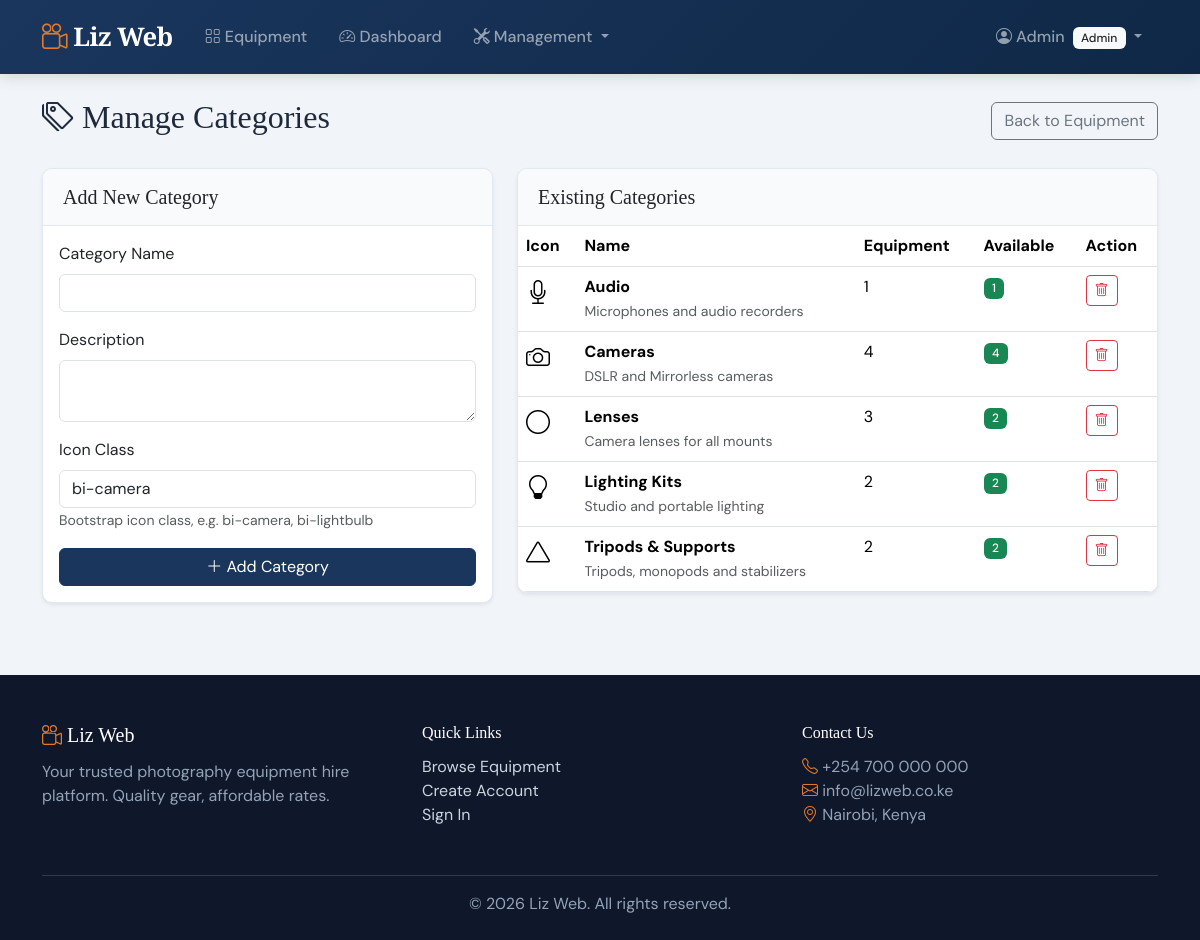
The app's page /equipment/categories/ (signed in) with its own data.
### accounts/models.py (models this page shows, shortened)
class User(AbstractUser):
    class Role(models.TextChoices):
        ADMIN = 'admin', 'Admin'
        STAFF = 'staff', 'Staff'
        CUSTOMER = 'customer', 'Customer'
    role = models.CharField(
        max_length=10,
        choices=Role.choices,
        default=Role.CUSTOMER,
    )
    phone_number = models.CharField(max_length=15, blank=True)
    id_number = models.CharField(max_length=20, blank=True, verbose_name='ID Number')
    address = models.TextField(blank=True)
    date_joined = models.DateTimeField(auto_now_add=True)
    class Meta:
        ordering = ['-date_joined']

### equipment/models.py (models this page shows, shortened)
class Category(models.Model):
    name = models.CharField(max_length=100)
    description = models.TextField(blank=True)
    icon = models.CharField(max_length=50, default='bi-camera', help_text='Bootstrap icon class')
    created_at = models.DateTimeField(auto_now_add=True)
    class Meta:
        verbose_name_plural = 'Categories'
        ordering = ['name']
    @property
    def available_count(self):
        return self.equipment_set.filter(status='available').count()
    @property
    def total_count(self):
        return self.equipment_set.count()

### equipment/views.py (the view)
# urls.py: path('categories/', views.category_manage, name='category_manage'),
@login_required
@admin_required
def category_manage(request):
    categories = Category.objects.all()
    if request.method == 'POST':
        form = CategoryForm(request.POST)
        if form.is_valid():
            form.save()
            messages.success(request, 'Category added successfully!')
            return redirect('category_manage')
    else:
        form = CategoryForm()
    return render(request, 'equipment/categories.html', {'categories': categories, 'form': form})

### equipment/forms.py
class CategoryForm(forms.ModelForm):
    class Meta:
        model = Category
        fields = ['name', 'description', 'icon']
        widgets = {
            'name': forms.TextInput(attrs={'class': 'form-control'}),
            'description': forms.Textarea(attrs={'class': 'form-control', 'rows': 2}),
            'icon': forms.TextInput(attrs={'class': 'form-control', 'placeholder': 'e.g. bi-camera'}),
        }

### accounts/templatetags/role_tags.py (called while the page is built)
@register.filter
def has_role(user, role):
    if not user.is_authenticated:
        return False
    return user.role == role

@register.filter
def is_staff_or_admin(user):
    if not user.is_authenticated:
        return False
    return user.role in ('staff', 'admin')

### templates/equipment/categories.html (shortened to what this page needs)
{% extends 'base.html' %}
{% block content %}
<div class="d-flex justify-content-between align-items-center mb-4">
    <h2><i class="bi bi-tags"></i> Manage Categories</h2>
    <a href="{% url 'equipment_manage' %}" class="btn btn-outline-secondary">Back to Equipment</a>
</div>
<div class="row g-4">
    <div class="col-md-5">
        <div class="card shadow-sm">
            <div class="card-header"><h5 class="mb-0">Add New Category</h5></div>
            <div class="card-body">
                <form method="post">
                    <div class="mb-3">
                        <label class="form-label">Category Name</label>
                        {{ form.name }}
                    </div>
                    <div class="mb-3">
                        <label class="form-label">Description</label>
                        {{ form.description }}
                    </div>
                    <div class="mb-3">
                        <label class="form-label">Icon Class</label>
                        {{ form.icon }}
                        <small class="text-muted">Bootstrap icon class, e.g. bi-camera, bi-lightbulb</small>
                    </div>
                    <button type="submit" class="btn btn-primary w-100"><i class="bi bi-plus-lg"></i> Add Category</button>
                </form>
            </div>
        </div>
    </div>
    <div class="col-md-7">
        <div class="card shadow-sm">
            <div class="card-header"><h5 class="mb-0">Existing Categories</h5></div>
            <div class="table-responsive">
                <table class="table table-hover mb-0">
                    <thead><tr><th>Icon</th><th>Name</th><th>Equipment</th><th>Available</th><th>Action</th></tr></thead>
                    <tbody>
                        {% for cat in categories %}
                        <tr>
                            <td><i class="bi {{ cat.icon }} fs-4"></i></td>
                            <td><strong>{{ cat.name }}</strong><br><small class="text-muted">{{ cat.description|truncatewords:10 }}</small></td>
                            <td>{{ cat.total_count }}</td>
                            <td><span class="badge bg-success">{{ cat.available_count }}</span></td>
                            <td>
                                <form method="post" action="{% url 'category_delete' cat.pk %}" class="d-inline"
                                      onsubmit="return confirm('Delete {{ cat.name }}?')">
                                    <button type="submit" class="btn btn-sm btn-outline-danger"><i class="bi bi-trash"></i></button>
                                </form>
                            </td>
                        </tr>
                        {% empty %}
                        <tr><td colspan="5" class="text-center text-muted py-3">No categories yet.</td></tr>
                        {% endfor %}
                    </tbody>
                </table>
            </div>
        </div>
    </div>
</div>
{% endblock %}

### templates/base.html (shortened to what this page needs)
{% load static %}
{% load role_tags %}
<!DOCTYPE html>
<html lang="en">
<head>
    <link href="https://cdn.jsdelivr.net/npm/bootstrap@5.3.3/dist/css/bootstrap.min.css" rel="stylesheet">
    <link href="https://cdn.jsdelivr.net/npm/bootstrap-icons@1.11.3/font/bootstrap-icons.min.css" rel="stylesheet">
    <link rel="stylesheet" href="{% static 'css/style.css' %}">
</head>
<body>
    <nav class="navbar navbar-expand-lg navbar-dark liz-navbar sticky-top">
        <div class="container">
            <a class="navbar-brand liz-brand" href="{% url 'home' %}">
                <i class="bi bi-camera-reels"></i> Liz Web
            </a>
            <div class="collapse navbar-collapse" id="navContent">
                <ul class="navbar-nav me-auto">
                    <li class="nav-item">
                        <a class="nav-link" href="{% url 'equipment_list' %}"><i class="bi bi-grid"></i> Equipment</a>
                    </li>
                    {% if user.is_authenticated %}
                        <li class="nav-item">
                            <a class="nav-link" href="{% url 'dashboard' %}"><i class="bi bi-speedometer2"></i> Dashboard</a>
                        </li>
                        {% if user|is_staff_or_admin %}
                        <li class="nav-item dropdown">
                            <a class="nav-link dropdown-toggle" href="#" data-bs-toggle="dropdown">
                                <i class="bi bi-tools"></i> Management
                            </a>
                        </li>
                        {% endif %}
                    {% endif %}
                </ul>
                <ul class="navbar-nav">
                    {% if user.is_authenticated %}
                    <li class="nav-item dropdown">
                        <a class="nav-link dropdown-toggle" href="#" data-bs-toggle="dropdown">
                            <i class="bi bi-person-circle"></i> {{ user.first_name|default:user.username }}
                            <span class="badge bg-light text-dark ms-1">{{ user.get_role_display }}</span>
                        </a>
                    </li>
                    {% else %}
                    <li class="nav-item"><a class="nav-link" href="{% url 'login' %}"><i class="bi bi-box-arrow-in-right"></i> Login</a></li>
                    <li class="nav-item"><a class="btn btn-outline-light btn-sm ms-2 mt-1" href="{% url 'register' %}">Sign Up</a></li>
                    {% endif %}
                </ul>
            </div>
        </div>
    </nav>
    <main class="{% block main_class %}container py-4{% endblock %}">
        {% block content %}{% endblock %}
    </main>
    <footer class="liz-footer mt-5">
        <div class="container">
            <div class="row">
                <div class="col-md-4 mb-3">
                    <h5><i class="bi bi-camera-reels"></i> Liz Web</h5>
                    <p>Your trusted photography equipment hire platform. Quality gear, affordable rates.</p>
                </div>
                <div class="col-md-4 mb-3">
                    <h6>Quick Links</h6>
                    <ul class="list-unstyled">
                        <li><a href="{% url 'equipment_list' %}">Browse Equipment</a></li>
                        <li><a href="{% url 'register' %}">Create Account</a></li>
                        <li><a href="{% url 'login' %}">Sign In</a></li>
                    </ul>
                </div>
                <div class="col-md-4 mb-3">
                    <h6>Contact Us</h6>
                    <p>
                        <i class="bi bi-telephone"></i> +254 700 000 000<br>
                        <i class="bi bi-envelope"></i> info@lizweb.co.ke<br>
                        <i class="bi bi-geo-alt"></i> Nairobi, Kenya
                    </p>
                </div>
            </div>
            <hr>
            <p class="text-center mb-0">&copy; 2026 Liz Web. All rights reserved.</p>
        </div>
    </footer>
</body>
</html>

### static/css/style.css (style rules this page uses)
:root { --liz-primary: #1a365d; --liz-secondary: #2d6a4f; --liz-accent: #e07a2f; --liz-dark: #0f172a; --liz-light: #f8fafc; --liz-border: #e2e8f0; }
body { font-family: 'DM Sans', sans-serif; background-color: #f1f5f9; color: #1e293b; }
h1, h2, h3, h4, h5, h6, .hero-title, .liz-brand, .section-title { font-family: 'Playfair Display', serif; }
.liz-navbar { background: linear-gradient(135deg, var(--liz-primary) 0%, #0f2847 100%); padding: 0.8rem 0; box-shadow: 0 2px 15px rgba(0,0,0,0.15); }
.liz-brand { font-size: 1.6rem; font-weight: 700; letter-spacing: -0.5px; }
.liz-brand i { color: var(--liz-accent); }
.navbar-nav .nav-link { font-weight: 500; padding: 0.5rem 1rem !important; transition: color 0.2s; }
.card { border: 1px solid var(--liz-border); border-radius: 10px; overflow: hidden; }
.card-header { background-color: #f8fafc; border-bottom: 1px solid var(--liz-border); padding: 1rem 1.25rem; }
.btn-primary { background-color: var(--liz-primary); border-color: var(--liz-primary); }
.badge { font-weight: 500; padding: 0.4em 0.7em; }
.liz-footer { background-color: var(--liz-dark); color: #cbd5e1; padding: 3rem 0 1.5rem; }
.liz-footer h5, .liz-footer h6 { color: #ffffff; margin-bottom: 0.8rem; }
.liz-footer .text-muted, .liz-footer p, .liz-footer li { color: #94a3b8 !important; }
.liz-footer a { color: #cbd5e1; text-decoration: none; transition: color 0.2s; }
.liz-footer hr { border-color: rgba(255, 255, 255, 0.15); opacity: 1; }
.liz-footer i { color: var(--liz-accent); }

### records on screen
User: first_name "Admin", role "Admin"
Category: name "Audio", description "Microphones and audio recorders", total_count "1", available_count "1"
Category: name "Cameras", description "DSLR and Mirrorless cameras", total_count "4", available_count "4"
Category: name "Lenses", description "Camera lenses for all mounts", total_count "3", available_count "2"
Category: name "Lighting Kits", description "Studio and portable lighting", total_count "2", available_count "2"
Category: name "Tripods & Supports", description "Tripods, monopods and stabilizers", total_count "2", available_count "2"
